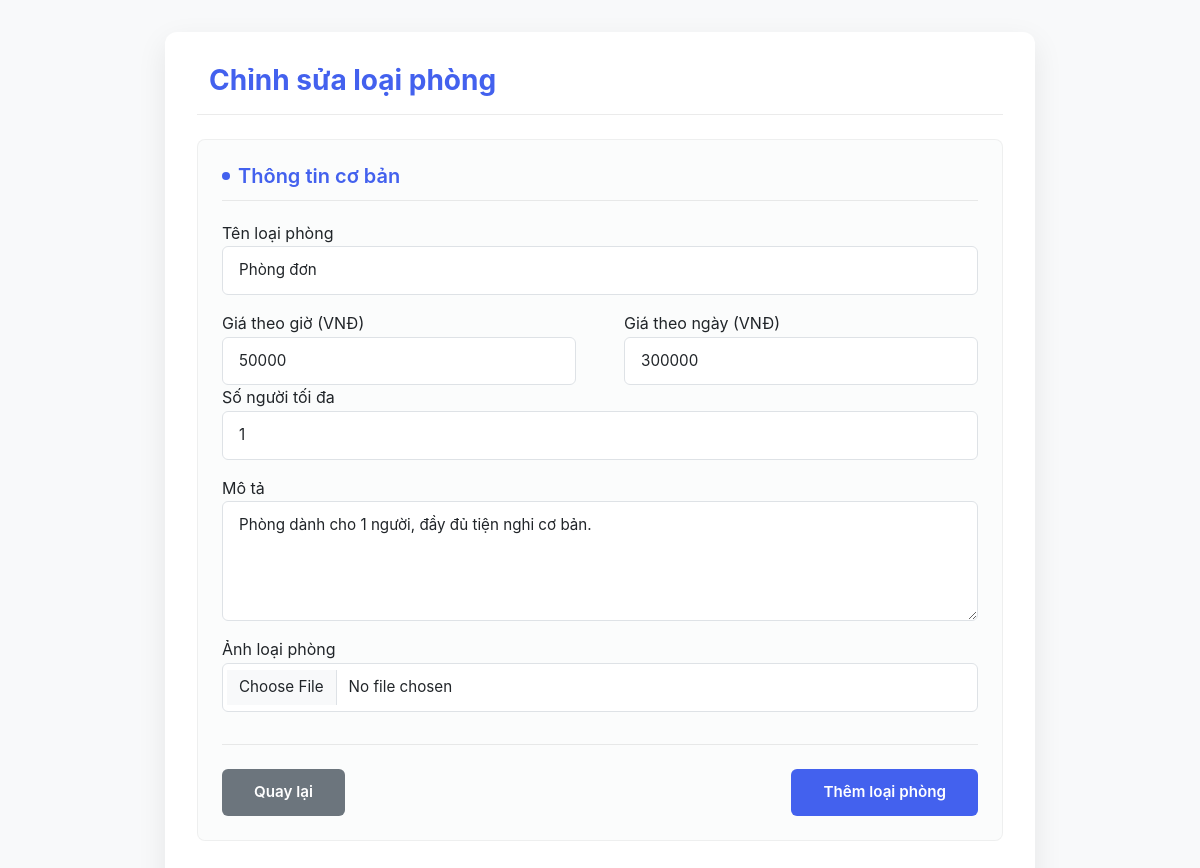
/edit_type.php?id=1, run on the app's committed database.
### tables this page shows
CREATE TABLE room_types (
    id INT AUTO_INCREMENT PRIMARY KEY,
    typename VARCHAR(50),
    description VARCHAR(200),
    price_per_hour INT,
	price_per_day INT,
    max_amounts INT,
    rating INT CHECK (rating BETWEEN 1 AND 5),
	image VARCHAR(255)
);

### edit_type.php (the view, shortened to what this page needs)
<?php
include('config/db.php');
$room_type_id = $_GET['id'];
$stmt = $conn->prepare("SELECT * FROM room_types WHERE id = ?");
$stmt->bind_param("i", $room_type_id);
$stmt->execute();
$room_type_result = $stmt->get_result();
$room_type = $room_type_result->fetch_assoc();
$typename = $room_type['typename'];
$price_per_hour = $room_type['price_per_hour'];
$price_per_day = $room_type['price_per_day'];
$max_amounts = $room_type['max_amounts'];
$description = $room_type['description'];
?>
<!DOCTYPE html>
<html lang="en">
<head>
    <link rel="stylesheet" href="assets/css/bootstrap.min.css">
    <link rel="stylesheet" href="assets/css/product_add_edit.css">
</head>
<body>
    <div class="container">
        <div class="product-form-container">
            <div class="form-header">
                <h2><i class="fas fa-box-open mr-2"></i>Chỉnh sửa loại phòng</h2>
            </div>
            <form method="POST" enctype="multipart/form-data" id="productForm">
                <div class="form-section">
                    <h3 class="form-section-title">Thông tin cơ bản</h3>
                    <div class="form-group mb-3">
                        <label for="typename">Tên loại phòng</label>
                        <input type="text" class="form-control" id="typename" name="typename" value="<?= htmlspecialchars($typename ?? '') ?>" required>
                    </div>
                    <div class="form-row">
                        <div class="form-col">
                            <label for="price_per_hour">Giá theo giờ (VNĐ)</label>
                            <input type="number" class="form-control" id="price_per_hour" name="price_per_hour" value="<?= htmlspecialchars($price_per_hour ?? '') ?>" required>
                        </div>
                        <div class="form-col">
                            <label for="price_per_day">Giá theo ngày (VNĐ)</label>
                            <input type="number" class="form-control" id="price_per_day" name="price_per_day" value="<?= htmlspecialchars($price_per_day ?? '') ?>" required>
                        </div>
                    </div>
                    <div class="form-group mb-3">
                        <label for="max_amounts">Số người tối đa</label>
                        <input type="number" class="form-control" id="max_amounts" name="max_amounts" value="<?= htmlspecialchars($max_amounts ?? '') ?>" required>
                    </div>
                    <div class="form-group mb-3">
                        <label for="description">Mô tả</label>
                        <textarea class="form-control" id="description" name="description" rows="4"><?= htmlspecialchars($description ?? '') ?></textarea>
                    </div>
                    <div class="form-group mb-3">
                        <label for="image">Ảnh loại phòng</label>
                        <input type="file" class="form-control" id="image" name="image" accept="image/*">
                    </div>
                    <div class="action-buttons">
                        <a href="admin.php?tab=room_types" class="btn btn-secondary">Quay lại</a>
                        <button type="submit" class="btn btn-primary">Thêm loại phòng</button>
                    </div>
            </form>
        </div>
    </div>
</body>
</html>

### assets/css/product_add_edit.css (style rules this page uses)
:root { --primary-color: #4361ee; --primary-light: #4895ef; --secondary-color: #7209b7; --success-color: #4cc9f0; --info-color: #3a86ff; --warning-color: #f8961e; --danger-color: #f72585; --light-color: #f8f9fa; --dark-color: #212529; --gray-color: #6c757d; --border-color: #dee2e6; }
body { background-color: #f8f9fa; font-family: 'Poppins', -apple-system, BlinkMacSystemFont, 'Segoe UI', Roboto, 'Helvetica Neue', Arial, sans-serif; padding: 2rem 0; display: flex; justify-content: center; align-items: center; min-height: 100vh; margin: 0; color: var(--dark-color); line-height: 1.6; }
.container { width: 100%; max-width: 900px; padding: 0 15px; }
.product-form-container { background: white; border-radius: 12px; box-shadow: 0 10px 30px rgba(0, 0, 0, 0.08); padding: 2rem; margin-bottom: 2rem; transition: transform 0.3s ease, box-shadow 0.3s ease; }
.form-header { border-bottom: 1px solid rgba(0, 0, 0, 0.08); margin-bottom: 1.5rem; padding-bottom: 1rem; position: relative; }
.form-header h2 { color: var(--primary-color); font-weight: 700; margin-bottom: 0; font-size: 1.75rem; display: flex; align-items: center; gap: 0.75rem; }
.form-section { margin-bottom: 2rem; padding: 1.5rem; background: rgba(248, 249, 250, 0.5); border-radius: 8px; border: 1px solid rgba(0, 0, 0, 0.05); }
.form-section-title { color: var(--primary-color); font-size: 1.25rem; font-weight: 600; margin-bottom: 1.25rem; padding-bottom: 0.75rem; border-bottom: 1px solid rgba(0, 0, 0, 0.08); display: flex; align-items: center; gap: 0.5rem; }
.form-section-title::before { content: ""; display: inline-block; width: 8px; height: 8px; background: var(--primary-color); border-radius: 50%; }
.form-control, .custom-file-input { border-radius: 6px; font-size: 0.95rem; padding: 0.75rem 1rem; border: 1px solid var(--border-color); transition: all 0.3s ease; background-color: white; }
.action-buttons { display: flex; justify-content: space-between; margin-top: 2rem; padding-top: 1.5rem; border-top: 1px solid rgba(0, 0, 0, 0.08); }
.btn { padding: 0.75rem 2rem; font-weight: 600; border-radius: 6px; transition: all 0.3s ease; display: inline-flex; align-items: center; justify-content: center; gap: 0.5rem; font-size: 0.95rem; border: none; cursor: pointer; }
.btn-primary { background-color: var(--primary-color); color: white; }
.btn-secondary { background-color: var(--gray-color); color: white; }
.form-row { display: flex; flex-wrap: wrap; gap: 1.5rem; margin: 0 -0.75rem; }
.form-col { flex: 1; min-width: 0; padding: 0 0.75rem; }
textarea.form-control { min-height: 120px; resize: vertical; }
.form-section { animation: fadeIn 0.4s ease forwards; }
.form-section:nth-child(1) { animation-delay: 0.1s; }

### data on the page
room_types: typename "Phòng đơn", price_per_hour "50000", price_per_day "300000", max_amounts "1", description "Phòng dành cho 1 người, đầy đủ tiện nghi cơ bản."
